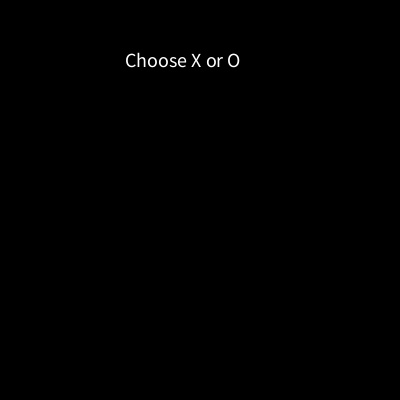
Frame 1 (no input)
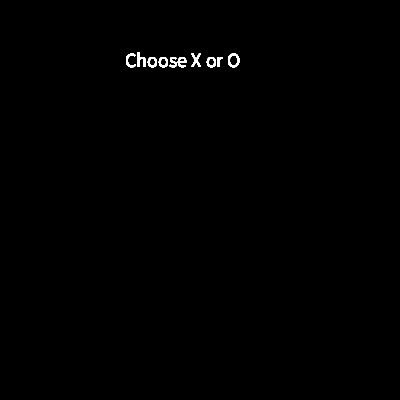
Frame 60 (the mouse pressed at the canvas centre just before this capture)
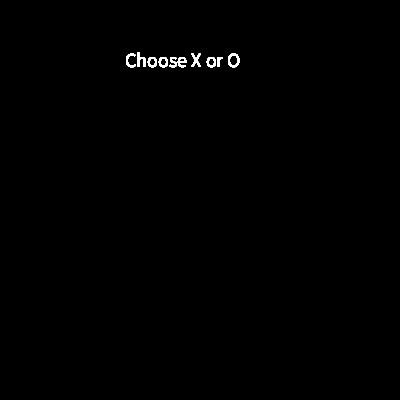
Frame 120 (the mouse held since frame 60 and released just before this capture)

The Processing sketch that drew these frames (run headless with seeded random() and noise(); from frame 60 on, the mouse is pressed at the canvas centre):

// Processing sketch: pvptictactoe
// ── pvptictactoe.pde
String player1 = "";
String player2 = "";
int game = 0;
int tie = 0;
int order = 1;
String[][] gameboard = {{"", "", ""},
                        {"", "", ""},
                        {"", "",""}};
void setup(){
  size(400, 400);
  background(0);
}
void draw(){
  pick();
  drawgameboard();
  checker();
}
void drawgameboard(){
  if(game == 1){
  strokeWeight(10);
  stroke(255, 255, 255);
  line(133, 0, 133, 400);
  line(266, 0, 266, 400);
  line(0, 133, 400, 133);
  line(0, 266, 400, 266);
  for(int y = 0; y < gameboard.length; y++){
    for(int x = 0; x < gameboard[0].length; x++){
      textSize(200);
      if(gameboard[y][x] != ""){
        fill(255,255,255);
        text(gameboard[y][x], ((400/3 * x) + (400/3) * 0.5) - 50, ((400/3 * y) + (400/3) * 0.5) + 61);
      }
    }
  }
}
}
void mouseClicked(){
  if(game == 1){
    makemove();
  }
}
void checker(){
  if((gameboard[0][0] == "X" && gameboard[0][1] == "X" && gameboard[0][2] == "X") || (gameboard[1][0] == "X" && gameboard[1][1] == "X" && gameboard[1][2] == "X") || (gameboard[2][0] == "X" && gameboard[2][1] == "X" && gameboard[2][2] == "X") || (gameboard[0][0] == "X" && gameboard[1][0] == "X" && gameboard[2][0] == "X") || (gameboard[0][1] == "X" && gameboard[1][1] == "X" && gameboard[2][1] == "X") || (gameboard[0][2] == "X" && gameboard[1][2] == "X" && gameboard[2][2] == "X") || (gameboard[0][0] == "X" && gameboard[1][1] == "X" && gameboard[2][2] == "X") || (gameboard[2][0] == "X" && gameboard[1][1] == "X" && gameboard[0][2] == "X")){
    if(player1 == "X"){
      game = 2;
      textSize(30);
      clear();
      text("PlAYER 1 WINS", 66.5, 66.5);
    }
    else if(player2 == "X"){
      game = 2;
      textSize(30);
      clear();
      text("PLAYER 2 WINS", 66.5, 66.5);
    }
    }
     if((gameboard[0][0] == "O" && gameboard[0][1] == "O" && gameboard[0][2] == "O") || (gameboard[1][0] == "O" && gameboard[1][1] == "O" && gameboard[1][2] == "O") || (gameboard[2][0] == "O" && gameboard[2][1] == "O" && gameboard[2][2] == "O") || (gameboard[0][0] == "O" && gameboard[1][0] == "O" && gameboard[2][0] == "O") || (gameboard[0][1] == "O" && gameboard[1][1] == "O" && gameboard[2][1] == "O") || (gameboard[0][2] == "O" && gameboard[1][2] == "O" && gameboard[2][2] == "O") || (gameboard[0][0] == "O" && gameboard[1][1] == "O" && gameboard[2][2] == "O") || (gameboard[2][0] == "O" && gameboard[1][1] == "O" && gameboard[0][2] == "O")){
    if(player1 == "O"){
      game = 2;
      textSize(30);
      clear();
      text("PlAYER 1 WINS", 66.5, 66.5);
    }
    else if(player2 == "O"){
      game = 2;
      textSize(30);
      clear();
      text("PLAYER 2 WINS", 66.5, 66.5);
    }
    }
    for(int c = 0; c < gameboard.length; c++){
    for(int q = 0; q < gameboard[0].length; q++){
        if(gameboard[c][q] != ""){
          tie++;
         }
      }
    }
    if(game == 1 && tie == 9){
    clear();
    game = 3;
    textSize(100);
     text("TIE", 66.5, 66.5);
    }
    else if(game == 1 && tie < 9){
    tie =0;
    }
        
}
void makemove(){
if(game == 1){
if(order == 1){
if(mouseX > 0 && mouseX < 133 && mouseY > 0 && mouseY < 133 && gameboard[0][0] == ""){
gameboard[0][0] = player1;
order = 2;
}
if(mouseX > 133 && mouseX < 266 && mouseY > 0 && mouseY < 133 && gameboard[0][1] == ""){
gameboard[0][1] = player1;
order = 2;
}
if(mouseX > 266 && mouseX < 400 && mouseY > 0 && mouseY < 133 && gameboard[0][2] == ""){
gameboard[0][2] = player1;
order = 2;
}
if(mouseX > 0 && mouseX < 133 && mouseY > 133 && mouseY < 266 && gameboard[1][0] == ""){
gameboard[1][0] = player1;
order = 2;
}
if(mouseX > 133 && mouseX < 266 && mouseY > 133 && mouseY < 266 && gameboard[1][1] == ""){
gameboard[1][1] = player1;
order = 2;
}
if(mouseX > 266 && mouseX < 400 && mouseY > 133 && mouseY < 266 && gameboard[1][2] == ""){
gameboard[1][2] = player1;
order = 2;
}
if(mouseX > 0 && mouseX < 133 && mouseY > 266 && mouseY < 400 && gameboard[2][0] == ""){
gameboard[2][0] = player1;
order = 2;
}
if(mouseX > 133 && mouseX < 266 && mouseY > 266 && mouseY < 400 && gameboard[2][1] == ""){
gameboard[2][1] = player1;
order = 2;
}
if(mouseX > 266 && mouseX < 400 && mouseY >266 && mouseY < 400 && gameboard[2][2] == ""){
gameboard[2][2] = player1;
order = 2;
}
}
else if(order ==2){
  if(mouseX > 0 && mouseX < 133 && mouseY > 0 && mouseY < 133 && gameboard[0][0] == ""){
gameboard[0][0] = player2;
order = 1;
}
if(mouseX > 133 && mouseX < 266 && mouseY > 0 && mouseY < 133 && gameboard[0][1] == ""){
gameboard[0][1] = player2;
order = 1;
}
if(mouseX > 266 && mouseX < 400 && mouseY > 0 && mouseY < 133 && gameboard[0][2] == ""){
gameboard[0][2] = player2;
order = 1;
}
if(mouseX > 0 && mouseX < 133 && mouseY > 133 && mouseY < 266 && gameboard[1][0] == ""){
gameboard[1][0] = player2;
order = 1;
}
if(mouseX > 133 && mouseX < 266 && mouseY > 133 && mouseY < 266 && gameboard[1][1] == ""){
gameboard[1][1] = player2;
order = 1;
}
if(mouseX > 266 && mouseX < 400 && mouseY > 133 && mouseY < 266 && gameboard[1][2] == ""){
gameboard[1][2] = player2;
order = 1;
}
if(mouseX > 0 && mouseX < 133 && mouseY > 266 && mouseY < 400 && gameboard[2][0] == ""){
gameboard[2][0] = player2;
order = 1;
}
if(mouseX > 133 && mouseX < 266 && mouseY > 266 && mouseY < 400 && gameboard[2][1] == ""){
gameboard[2][1] = player2;
order = 1;
}
if(mouseX > 266 && mouseX < 400 && mouseY >266 && mouseY < 400 && gameboard[2][2] == ""){
gameboard[2][2] = player2;
order = 1;
}
}
}
}
void pick(){
  if(game == 0){
    fill(255,255,255);
  textSize(20);
  text("Choose X or O", 125, 66.5);
  if(keyPressed){
  if(key == 'x'){
    player1 = "X";
    player2 = "O";
    delay(500);
    clear();
    game = 1;
    }
  else if(key == 'o'){
    player1 = "O";
    player2 = "X";
    delay(500);
    clear();
    game = 1;
    }
  }
  }
}
